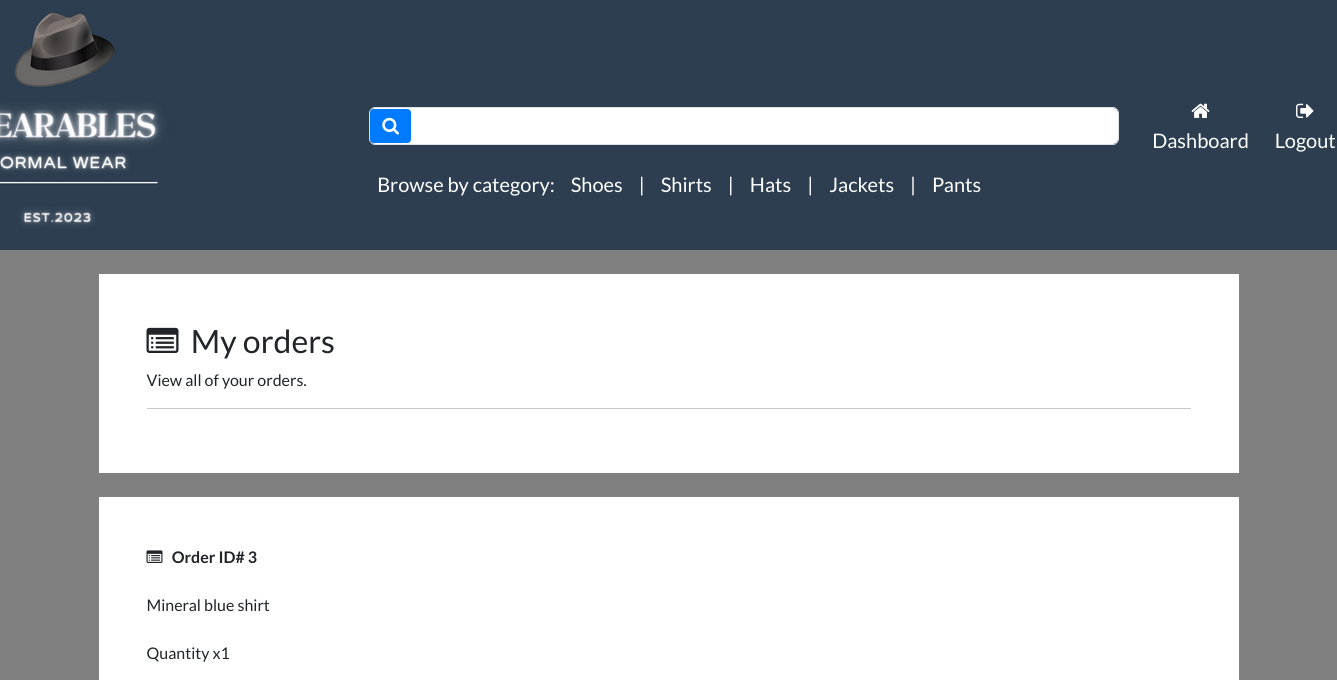
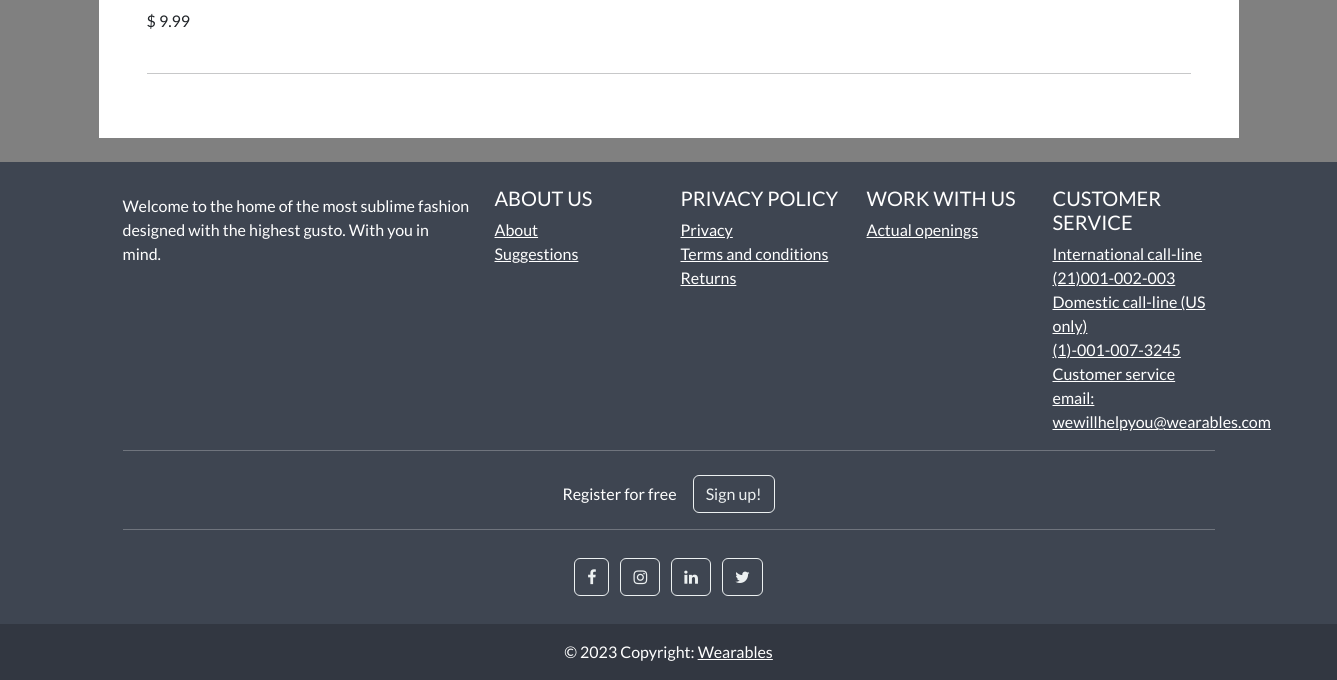
/account/track-orders (signed in), run on an earlier commit of the app's database (2 pictures, top to bottom).
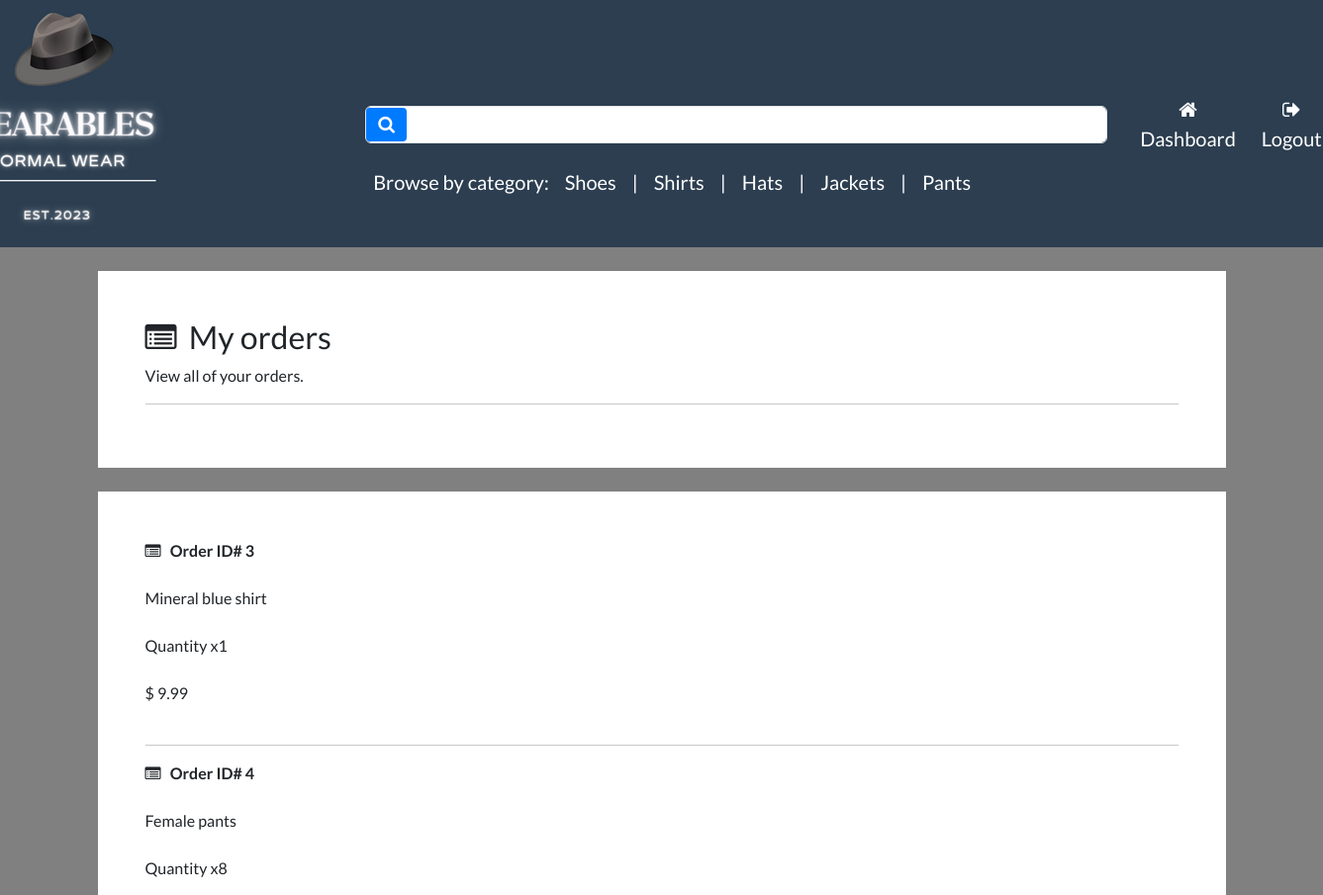
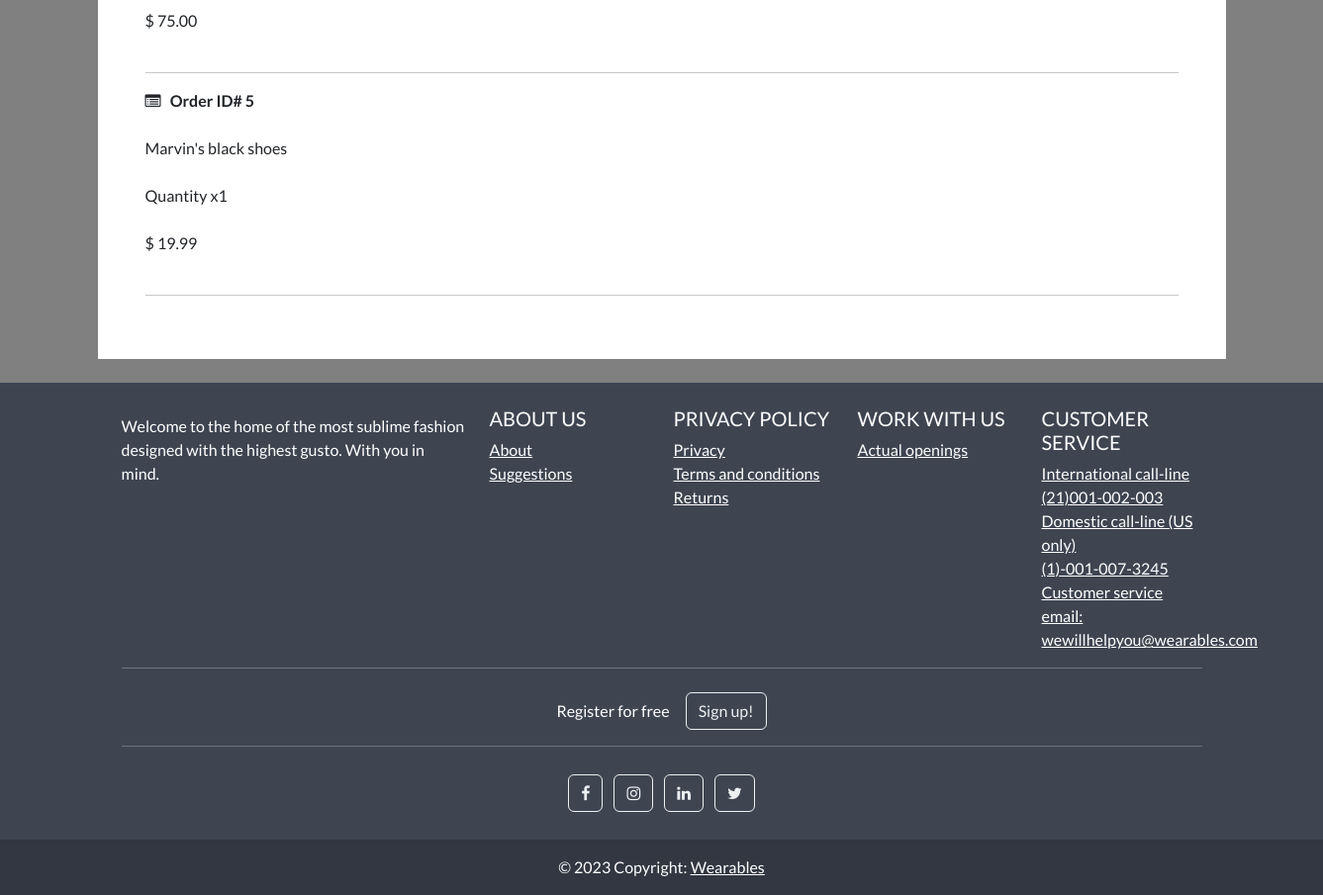
And on a later commit of the database (2 pictures, top to bottom).
### store/models.py (models this page shows, shortened)
class Category(models.Model):
    name=models.CharField(max_length=250,db_index=True)                                                                 #db index to make looking for it faster
    slug=models.SlugField(max_length=250,unique=True)                                                                   #unique cause only one category for every product
    class Meta:
        verbose_name_plural = 'categories'                                                                              #django by default adds an s to category name
    def get_absolute_url(self):                                                                                         #dynamic links for categories
        return reverse('list-category',args=[self.slug])

class Product(models.Model):
    category = models.ForeignKey(Category, related_name='product',on_delete=models.CASCADE, null=True)                  #linking category and product through a fk, will add category to products
    title=models.CharField(max_length=250)
    brand=models.CharField(max_length=250,default='un-branded')
    description= models.TextField(blank=True)                                                                           #blank denotes an optional field
    slug=models.SlugField(max_length=255)                                                                               #to make urls more user-friendly and readable/unique
    price=models.DecimalField(max_digits=5,decimal_places=2)                                                            #product price
    image = models.ImageField(upload_to='images/')                                                                      #upon uploading an image will create an image subfolder in media (pillow rqd)
    tags = models.ManyToManyField('Tag', related_name='product_tags', blank=True)                                       #MANY TO MANY RELATIONSHIP with tags,acting as an intermediary
    class Meta:
        verbose_name_plural = 'products'                                                                                #django by default adds an s to category name
    def __str__(self):
        return self.title                                                                        #(products referenced by their correct title instead of product1, or product2)

### payment/models.py (models this page shows, shortened)
class OrderItem(models.Model):
    order = models.ForeignKey(Order, on_delete=models.CASCADE, null=True)                                               #order items linked to order class, multiple items linked to one order
    product = models.ForeignKey(Product, on_delete=models.CASCADE, null=True)                                           #multiple order item objects can be associated with one product
    quantity = models.PositiveBigIntegerField(default=1)
    price = models.DecimalField(max_digits=8,decimal_places=2)                                                          #price per quantity of items, not the total amount
    user = models.ForeignKey(User, on_delete=models.CASCADE, null=True, blank=True)

### account/views.py (the view)
# urls.py: path('track-orders',views.track_orders,name='track-orders'),
@login_required(login_url='my-login')
def track_orders(request):
    try:
        orders=OrderItem.objects.filter(user=request.user)                                                              #fetching the orders associated with a user, user FK
        context = {'orders': orders}
        return render(request, 'account/track-orders.html', context=context)
    except:                                                                                                             #in case user has no orders
        return render(request, 'account/track-orders.html')

### cart/cart.py (called while the page is built)
    def __len__(self):                                                                                #total length of products in a session
        return sum(item['qty'] for item in self.cart.values())                                        #total number of items in a shopping cart

### cart/context_processors.py (called while the page is built)
def cart(request):
    return {'cart':Cart(request)}

### store/views.py (called while the page is built)
def categories(request):
    all_categories=Category.objects.all()                                                                               #select all categories(shoes and shirts)
    return {'all_categories': all_categories}

### account/templates/account/track-orders.html (shortened to what this page needs)
{% extends "store/base.html" %}
{% load static %}
{% load crispy_forms_tags %}
{% block content %}
    <br>
    <div class="container bg-white shadow-md p-5 form-layout">
             <h3> <i class="fa fa-list-alt" aria-hidden="true"></i> &nbsp;My orders </h3>
             <p> View all of your orders. </p>
             <hr>
    </div>
    <br>
      <div class="container bg-white shadow-md p-5 form-layout">
          {% for order in orders %}
            <strong> <i class="fa fa-list-alt" aria-hidden="true"></i> &nbsp; Order ID# {{ order.id }}</strong>
            <br> <br>
            {{order.product}}
            <br> <br>
             Quantity x{{ order.quantity }}
            <br> <br>
             $ {{ order.price }}
              <br> <br>
              <hr>
          {% endfor %}
    </div>
    <br>
{% endblock %}

### store/templates/store/base.html (shortened to what this page needs)
{% load static %}
<!DOCTYPE html>
<html>
    <head>
        <link rel="stylesheet" href="https://bootswatch.com/5/flatly/bootstrap.min.css">
        <link rel="stylesheet" href="https://cdnjs.cloudflare.com/ajax/libs/font-awesome/4.7.0/css/font-awesome.min.css">
        <link rel="stylesheet" href="{%static 'css/styles.css'%}">
    </head>
<nav class="navbar navbar-expand-lg bg-primary justify-content-center" style="max-height: 250px; margin: auto;">
        <a class="navbar-brand main-heading text-white" href="{% url 'store' %}">
            <img src="{% static 'media/images/Wearables1.png' %}" alt="Your Custom Logo">
        </a>
<nav class="navbar navbar-expand-lg navbar-light bg-primary justify-content-center" style="padding-left: 150px;padding-top: 80px;">
    <div class="container navbar-light">
        <div class="search-form">
            <form class="d-flex mb-3" action="{% url 'search' %}" method="GET">
                <div style="position: relative;">
                    <button class="btn btn-primary d-flex align-items-center" type="submit" style="position: absolute; left: 1px; top: 50%; transform: translateY(-50%); border: none; background-color: #007bff; color: #fff; padding: 8px 12px; border-radius: 4px; cursor: pointer; transition: background-color 0.2s; border-radius: 4px;">
                        <i class="fa fa-search" style="font-size: 18px;" aria-hidden="true"></i>
                    </button>
                    <input class="form-control me-2" type="search" name="search_query" style="width: 750px; padding-left: 50px; background-color: #fff; color: #000;" aria-label="Search">
                </div>
            </form>
            <div class="categories-list">
                <div class="w-100 d-flex justify-content-center bg-primary">
                    <ul class="navbar-nav me-auto mb-2 mb-md-0">
                        <li class="nav-item">
                            <a class="nav-link text-white" href="" style="font-size:20px;">Browse by category:</a>
                        </li>
                        {% for category in all_categories %}
                            <li class="nav-item">
                                <a class="nav-link text-white" href="{{ category.get_absolute_url }}" style="font-size:20px;">{{ category.name|capfirst }}</a>
                            </li>
                            {% if not forloop.last %}
                                <li class="nav-item">
                                    <span class="nav-link text-white" style="font-size: 20px;"> | </span>
                                </li>
                            {% endif %}
                        {% endfor %}
                    </ul>
                </div>
            </div>
        </div>
    </div>
</nav>
        <div class="collapse navbar-collapse text-center" id="navbarNavDropdown">
            <ul class="navbar-nav ms-auto">
            {% if user.is_authenticated%}
                <li class="nav-item">
                    <a class="btn btn-alert navbar-btn text-white" type="button" style="font-size:20px;"  href="{%  url 'dashboard' %}"><i class="fa fa-home" aria-hidden="true"></i> Dashboard </a>
                </li>
            {% else %}
                 <li class="nav-item">
                    <a class="btn btn-alert navbar-btn text-white" type="button" style="font-size:20px;"  href="{%  url 'register' %}"> Register </a>
                </li>
            {% endif %}
            {% if user.is_authenticated %}
                 <li class="nav-item">
                     <a class="btn btn-alert navbar-btn text-white" type="button" style="font-size:20px;" href="{% url 'user-logout'%}"><i class="fa fa-sign-out" aria-hidden="true"></i> Logout </a>
                </li>
                {% else%}
                <li class="nav-item">
                    <a class="btn btn-alert navbar-btn text-white" type="button"  style="font-size:20px;" href="{% url 'my-login'%}"> Login </a>
                </li>
            {% endif %}
            </ul>
        </div>
    </nav>
    <body>
        {% block content %}
        {% endblock %}
    </body>
  <footer
          class="text-center text-lg-start text-white"
          style="background-color: #3e4551"
          >
    <div class="container p-4 pb-0">
      <section class="">
        <div class="row">
          <div class="col-lg-4 col-md-6 mb-4 mb-md-0">
            <p>
              Welcome to the home of the most sublime fashion designed with the highest gusto. With you in mind.
            </p>
          </div>
          <div class="col-lg-2 col-md-6 mb-4 mb-md-0">
            <h5 class="text-uppercase">About us</h5>
            <ul class="list-unstyled mb-0">
              <li>
                <a href="#!" class="text-white">About</a>
              </li>
              <li>
                <a href="#!" class="text-white">Suggestions</a>
              </li>
            </ul>
          </div>
          <div class="col-lg-2 col-md-6 mb-4 mb-md-0">
            <h5 class="text-uppercase">Privacy policy</h5>
            <ul class="list-unstyled mb-0">
              <li>
                <a href="#!" class="text-white">Privacy</a>
              </li>
              <li>
                <a href="#!" class="text-white">Terms and conditions</a>
              </li>
              <li>
                <a href="#!" class="text-white">Returns</a>
              </li>
            </ul>
          </div>
          <div class="col-lg-2 col-md-6 mb-4 mb-md-0">
            <h5 class="text-uppercase">Work with us</h5>
            <ul class="list-unstyled mb-0">
              <li>
                <a href="#!" class="text-white">Actual openings</a>
              </li>
            </ul>
          </div>
          <div class="col-lg-2 col-md-6 mb-4 mb-md-0">
            <h5 class="text-uppercase">Customer service</h5>
            <ul class="list-unstyled mb-0">
              <li>
                <a href="#!" class="text-white">International call-line</a>
              </li>
              <li>
                <a href="#!" class="text-white">(21)001-002-003</a>
              </li>
              <li>
                <a href="#!" class="text-white">Domestic call-line (US only)</a>
              </li>
              <li>
                <a href="#!" class="text-white">(1)-001-007-3245</a>
              </li>
              <li>
                <a href="#!" class="text-white">Customer service email:</a>
              </li>
                <li>
                <a href="#!" class="text-white">wewillhelpyou@wearables.com</a>
              </li>
            </ul>
          </div>
        </div>
      </section>
      <hr class="mb-4" />
      <section class="">
        <p class="d-flex justify-content-center align-items-center">
          <span class="me-3">Register for free</span>
          <button type="button" class="btn btn-outline-light btn-rounded">
            Sign up!
          </button>
        </p>
      </section>
      <hr class="mb-4" />
      <section class="mb-4 text-center">
        <a
           class="btn btn-outline-light btn-floating m-1"
           href="#!"
           role="button"
           ><i class="fa fa-facebook-f"></i
          ></a>
        <a
           class="btn btn-outline-light btn-floating m-1"
           href="#!"
           role="button"
           ><i class="fa fa-instagram"></i
          ></a>
        <a
           class="btn btn-outline-light btn-floating m-1"
           href="#!"
           role="button"
           ><i class="fa fa-linkedin"></i
          ></a>
        <a
           class="btn btn-outline-light btn-floating m-1"
           href="#!"
           role="button"
           ><i class="fa fa-twitter"></i
          ></a>
      </section>
    </div>
    <div
         class="text-center p-3"
         style="background-color: rgba(0, 0, 0, 0.2)"
         >
      © 2023 Copyright:
      <a class="text-white">Wearables</a>
    </div>
  </footer>
</html>

### account/templates/account/track-orders.html (style rules this page uses)
body { background-color: gray; }

What changed in the data, as far as the page shows it:
added OrderItem: id "4", product "Female pants", quantity "8", price "75.00"
added OrderItem: id "5", product "Marvin's black shoes", quantity "1", price "19.99"
